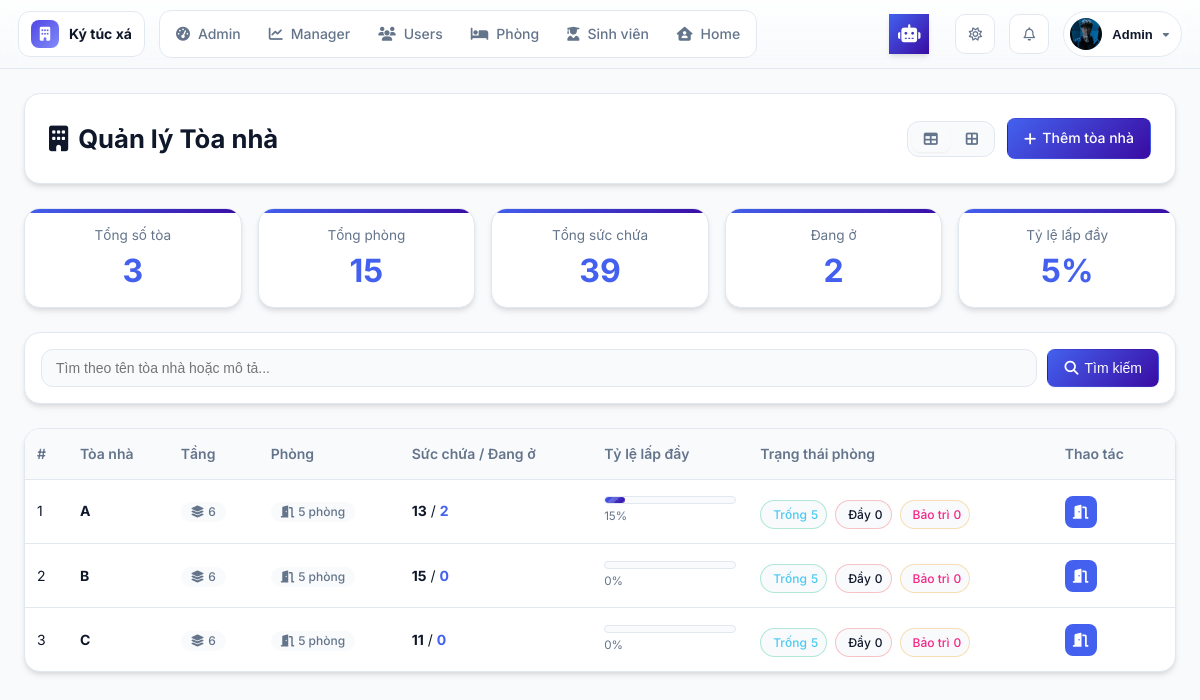
Screenshot of /modules/staff/buildings/building_list.php (signed in) with the database file from the repository.
### tables this page shows
CREATE TABLE IF NOT EXISTS `students` (
  `StudentID` int NOT NULL AUTO_INCREMENT,
  `UserID` int DEFAULT NULL,
  `StudentCode` varchar(20) NOT NULL,
  `FullName` varchar(100) NOT NULL,
  `Email` varchar(100) DEFAULT NULL,
  `Gender` enum('Nam','Nữ','Khác') NOT NULL,
  `BirthDate` date DEFAULT NULL,
  `CitizenID` varchar(20) DEFAULT NULL,
  `Hometown` varchar(100) DEFAULT NULL,
  `Address` varchar(255) DEFAULT NULL,
  `Phone` varchar(15) DEFAULT NULL,
  `ClassName` varchar(100) DEFAULT NULL,
  `CourseYear` varchar(9) DEFAULT NULL,
  `Avatar` varchar(255) DEFAULT NULL,
  `EmergencyContact` varchar(255) DEFAULT NULL,
  `CheckInDate` date DEFAULT NULL,
  `CheckOutDate` date DEFAULT NULL,
  `IsInDorm` tinyint(1) DEFAULT '1',
  `CreatedAt` datetime DEFAULT CURRENT_TIMESTAMP,
  `UpdatedAt` datetime DEFAULT CURRENT_TIMESTAMP ON UPDATE CURRENT_TIMESTAMP,
  `FacultyID` int DEFAULT NULL,
  PRIMARY KEY (`StudentID`),
  UNIQUE KEY `StudentCode` (`StudentCode`),
  UNIQUE KEY `UserID` (`UserID`),
  KEY `fk_faculty` (`FacultyID`),
  CONSTRAINT `fk_faculty` FOREIGN KEY (`FacultyID`) REFERENCES `faculties` (`FacultyID`) ON DELETE SET NULL ON UPDATE CASCADE,
  CONSTRAINT `students_ibfk_1` FOREIGN KEY (`UserID`) REFERENCES `users` (`UserID`)
);

CREATE TABLE IF NOT EXISTS `buildings` (
  `BuildingID` int NOT NULL AUTO_INCREMENT,
  `BuildingName` varchar(100) DEFAULT NULL,
  `Description` varchar(255) DEFAULT NULL,
  `Floors` int DEFAULT '1',
  PRIMARY KEY (`BuildingID`)
);

### modules/staff/buildings/building_list.php (the view, shortened to what the rows shown need)
<?php
require_once '../../../db_connect.php';
$conn->set_charset('utf8mb4');
function e($s)
{
    return htmlspecialchars((string)$s, ENT_QUOTES, 'UTF-8');
}
$view   = $_GET['view'] ?? 'table';
$where = " WHERE 1=1 ";
$sql = "
    SELECT
        b.BuildingID,
        b.BuildingName,
        b.Description,
        b.Floors,
        -- Đếm phòng theo Rooms
        COUNT(r.RoomID) AS TotalRooms,
        SUM(CASE WHEN r.Status = 'Trống'   THEN 1 ELSE 0 END) AS EmptyRooms,
        SUM(CASE WHEN r.Status = 'Đầy'     THEN 1 ELSE 0 END) AS FullRooms,
        SUM(CASE WHEN r.Status = 'Bảo trì' THEN 1 ELSE 0 END) AS MaintenanceRooms,
        -- Tổng sức chứa = sum Capacity của phòng trong tòa
        COALESCE(SUM(r.Capacity), 0) AS TotalCapacity,
        -- Số SV đang ở = đếm HĐ hiệu lực thuộc các phòng trong tòa
        (
            SELECT COUNT(*)
            FROM Contracts c
            JOIN Rooms r2 ON r2.RoomID = c.RoomID
            WHERE c.Status = 'Hiệu lực'
              AND r2.BuildingID = b.BuildingID
        ) AS CurrentOccupants
    FROM Buildings b
    LEFT JOIN Rooms r ON r.BuildingID = b.BuildingID
    $where
    GROUP BY b.BuildingID, b.BuildingName, b.Description, b.Floors
    ORDER BY b.BuildingName ASC
";
$res = $conn->query($sql);
$buildings  = [];
if ($res) {
    while ($row = $res->fetch_assoc()) {
        $buildings[] = $row;
    }
}
require_once '../../../includes/admin_header.php';
?>
<!DOCTYPE html>
<html lang="vi">
<head>
    <link rel="stylesheet" href="../../../assets/css/admin/admin_header.css">
    <link rel="stylesheet" href="../../../assets/css/staff/buildings/staff_building_list.css">
    <link rel="stylesheet" href="https://cdnjs.cloudflare.com/ajax/libs/font-awesome/6.5.0/css/all.min.css">
</head>
<body>
    <div class="building-container">
        <div class="page-header">
            <h2><i class="fa-solid fa-building"></i> Quản lý Tòa nhà</h2>
        </div>
        <?php if ($view === 'card'): ?>
            <div class="buildings-grid">
                <?php if (!empty($buildings)): ?>
                    <?php foreach ($buildings as $b):
                        $cap  = (int)$b['TotalCapacity'];
                        $occ  = (int)$b['CurrentOccupants'];
                        $rate = $cap > 0 ? round($occ / $cap * 100) : 0;
                        $emptyRooms       = (int)$b['EmptyRooms'];
                        $fullRooms        = (int)$b['FullRooms'];
                        $maintenanceRooms = (int)$b['MaintenanceRooms'];
                    ?>
                        <div class="building-card">
                            <div class="building-header">
                                <div class="building-title">
                                    <h3><?= e($b['BuildingName']) ?></h3>
                                    <div class="floors">
                                        <i class="fa-solid fa-layer-group"></i>
                                        <?= $b['Floors'] ? $b['Floors'] . ' tầng' : 'Chưa xác định' ?>
                                    </div>
                                </div>
                                <div class="actions">
                                    <a href="building_edit.php?id=<?= (int)$b['BuildingID'] ?>"
                                        class="action-btn edit" title="Sửa tòa nhà">
                                        <i class="fa-solid fa-pen"></i>
                                    </a>
                                    <a href="../rooms/rooms.php?search=&building=<?= urlencode($b['BuildingName']) ?>&type=all&status=all"
                                        class="action-btn view"
                                        title="Xem phòng trong tòa <?= e($b['BuildingName']) ?>">
                                        <i class="fa-solid fa-door-open"></i>
                                    </a>
                                    <?php if (($_SESSION['Role'] ?? '') === 'Admin'): ?>
                                        <button type="button"
                                            class="action-btn delete"
                                            title="Xóa tòa nhà"
                                            onclick="deleteBuilding(<?= (int)$b['BuildingID'] ?>,'<?= e($b['BuildingName']) ?>', this)">
                                            <i class="fa-solid fa-trash"></i>
                                        </button>
                                    <?php endif; ?>
                                </div>
                            </div>
                            <div class="building-stats">
                                <div class="building-stat">
                                    <span class="number"><?= (int)$b['TotalRooms'] ?></span>
                                    <span class="label">Tổng phòng</span>
                                </div>
                                <div class="building-stat">
                                    <span class="number"><?= number_format($cap) ?></span>
                                    <span class="label">Sức chứa</span>
                                </div>
                                <div class="building-stat">
                                    <span class="number"><?= number_format($occ) ?></span>
                                    <span class="label">Đang ở</span>
                                </div>
                                <div class="building-stat">
                                    <span class="number"><?= $rate ?>%</span>
                                    <span class="label">Tỷ lệ</span>
                                </div>
                            </div>
                            <div class="progress-line">
                                <div class="progress-fill" style="width: <?= min(100, $rate) ?>%;"></div>
                            </div>
                            <div class="room-stats-horizontal">
                                <div class="room-stat-item empty">
                                    <span class="dot"></span>
                                    <span class="room-label">Trống</span>
                                    <span class="room-count"><?= $emptyRooms ?></span>
                                </div>
                                <div class="room-stat-item full">
                                    <span class="dot"></span>
                                    <span class="room-label">Đầy</span>
                                    <span class="room-count"><?= $fullRooms ?></span>
                                </div>
                                <div class="room-stat-item maintenance">
                                    <span class="dot"></span>
                                    <span class="room-label">Bảo trì</span>
                                    <span class="room-count"><?= $maintenanceRooms ?></span>
                                </div>
                            </div>
                        </div>
                    <?php endforeach; ?>
                <?php else: ?>
                    <div class="empty" style="grid-column:1 / -1;">
                        <i class="fa-regular fa-building"></i>
                        <p>Không tìm thấy tòa nhà nào.</p>
                        <a href="building_create.php" class="btn primary">
                            <i class="fa-solid fa-plus"></i> Thêm tòa nhà đầu tiên
                        </a>
                    </div>
                <?php endif; ?>
            </div>
        <?php else: ?>
            <div class="table-wrap">
                <?php if (!empty($buildings)): ?>
                    <table class="table">
                        <thead>
                            <tr>
                                <th>#</th>
                                <th>Tòa nhà</th>
                                <th>Tầng</th>
                                <th>Phòng</th>
                                <th>Sức chứa / Đang ở</th>
                                <th>Tỷ lệ lấp đầy</th>
                                <th>Trạng thái phòng</th>
                                <th>Thao tác</th>
                            </tr>
                        </thead>
                        <tbody>
                            <?php $i = 1;
                            foreach ($buildings as $b):
                                $cap  = (int)$b['TotalCapacity'];
                                $occ  = (int)$b['CurrentOccupants'];
                                $rate = $cap > 0 ? round($occ / $cap * 100) : 0;
                                $emptyRooms       = (int)$b['EmptyRooms'];
                                $fullRooms        = (int)$b['FullRooms'];
                                $maintenanceRooms = (int)$b['MaintenanceRooms'];
                            ?>
                                <tr>
                                    <td><?= $i++ ?></td>
                                    <td>
                                        <strong><?= e($b['BuildingName']) ?></strong>
                                    </td>
                                    <td>
                                        <span class="badge">
                                            <i class="fa-solid fa-layer-group"></i>
                                            <?= $b['Floors'] ?: 'N/A' ?>
                                        </span>
                                    </td>
                                    <td>
                                        <span class="badge">
                                            <i class="fa-solid fa-door-open"></i>
                                            <?= (int)$b['TotalRooms'] ?> phòng
                                        </span>
                                    </td>
                                    <td>
                                        <strong><?= number_format($cap) ?></strong> /
                                        <strong style="color:var(--primary);">
                                            <?= number_format($occ) ?>
                                        </strong>
                                    </td>
                                    <td style="min-width:120px;">
                                        <div class="progress-line">
                                            <div class="progress-fill" style="width:<?= min(100, $rate) ?>%;"></div>
                                        </div>
                                        <small class="text-muted"><?= $rate ?>%</small>
                                    </td>
                                    <td>
                                        <div class="room-stats-horizontal">
                                            <div class="room-stat-item empty">
                                                <span class="room-label">Trống</span>
                                                <span class="room-count"><?= $emptyRooms ?></span>
                                            </div>
                                            <div class="room-stat-item full">
                                                <span class="room-label">Đầy</span>
                                                <span class="room-count"><?= $fullRooms ?></span>
                                            </div>
                                            <div class="room-stat-item maintenance">
                                                <span class="room-label">Bảo trì</span>
                                                <span class="room-count"><?= $maintenanceRooms ?></span>
                                            </div>
                                        </div>
                                    </td>
                                    <td>
                                        <div class="actions">
                                            <a href="../rooms/rooms.php?search=&building=<?= urlencode($b['BuildingName']) ?>&type=all&status=all"
                                                class="action-btn view"
                                                title="Xem phòng trong tòa <?= e($b['BuildingName']) ?>">
                                                <i class="fa-solid fa-door-open"></i>
                                            </a>
                                            <?php if (($_SESSION['Role'] ?? '') === 'Admin'): ?>
                                                <button type="button"
                                                    class="action-btn delete"
                                                    title="Xóa tòa nhà"
                                                    onclick="deleteBuilding(<?= (int)$b['BuildingID'] ?>,'<?= e($b['BuildingName']) ?>', this)">
                                                    <i class="fa-solid fa-trash"></i>
                                                </button>
                                            <?php endif; ?>
                                        </div>
                                    </td>
                                </tr>
                            <?php endforeach; ?>
                        </tbody>
                    </table>
                <?php endif; ?>
            </div>
        <?php endif; ?>
    </div>
</body>
</html>

### includes/admin_header.php (shortened to what the rows shown need)
<?php
require_once __DIR__ . "/error_handler.php";
$userName = $_SESSION['FullName'] ?? 'Quản trị viên';
$userAvatar = $_SESSION['Avatar'] ?? null;
$base = '/';
if (!$userAvatar && isset($_SESSION['UserID']) && isset($conn) && $conn instanceof mysqli) {
    try {
        $userId = (int)$_SESSION['UserID'];
        $stmt = $conn->prepare("SELECT Avatar FROM Students WHERE UserID = ? LIMIT 1");
        if ($stmt) {
            $stmt->bind_param("i", $userId);
            $stmt->execute();
            $res = $stmt->get_result();
            if ($row = $res->fetch_assoc()) {
                $userAvatar = $row['Avatar'];
            }
        }
    } catch (Exception $e) {
    }
}
$avatarPath = $base . 'assets/img/avatars/user.png';
if ($userAvatar && !empty($userAvatar)) {
    if (preg_match('/^https?:\/\//', $userAvatar)) {
        $avatarPath = $userAvatar;
    } else {
        $avatarPath = $base . ltrim($userAvatar, '/');
    }
}
?>
<!DOCTYPE html>
<html lang="vi">
<head>
    <link rel="stylesheet" href="https://cdnjs.cloudflare.com/ajax/libs/font-awesome/6.5.0/css/all.min.css" />
    <link rel="stylesheet" href="<?= $base ?>assets/css/global.css" />
    <link rel="stylesheet" href="<?= $base ?>assets/css/admin/admin_header.css" />
    <link rel="stylesheet" href="<?= $base ?>assets/css/admin/chat_ai_widget.css" />
</head>
<body class="theme-auto" data-base="<?= $base ?>">
    <header class="admin-header">
        <div class="right">
            <div class="admin-profile">
                <button class="profile-btn" aria-haspopup="true" aria-expanded="false">
                    <img src="<?= htmlspecialchars($avatarPath) ?>" alt="Avatar" onerror="this.src='<?= $base ?>assets/img/avatars/user.png'">
                    <span class="name"><?= htmlspecialchars($userName) ?></span>
                    <i class="fas fa-caret-down caret"></i>
                </button>
            </div>
        </div>
    </header>
    <main style="min-height: 80vh;">

### rows the page displays
students: Avatar (picture)
buildings: BuildingName "A", Floors "6", TotalRooms "5", cap "13", occ "2", rate "15", emptyRooms "5", fullRooms "0", maintenanceRooms "0"
buildings: BuildingName "B", Floors "6", TotalRooms "5", cap "15", occ "0", rate "0", emptyRooms "5", fullRooms "0", maintenanceRooms "0"
buildings: BuildingName "C", Floors "6", TotalRooms "5", cap "11", occ "0", rate "0", emptyRooms "5", fullRooms "0", maintenanceRooms "0"

### other values shown
$userName "Admin"
$totalB "3"
$totalRooms "15"
$totalCap "39"
$totalOcc "2"
$globalOccRate "5"
